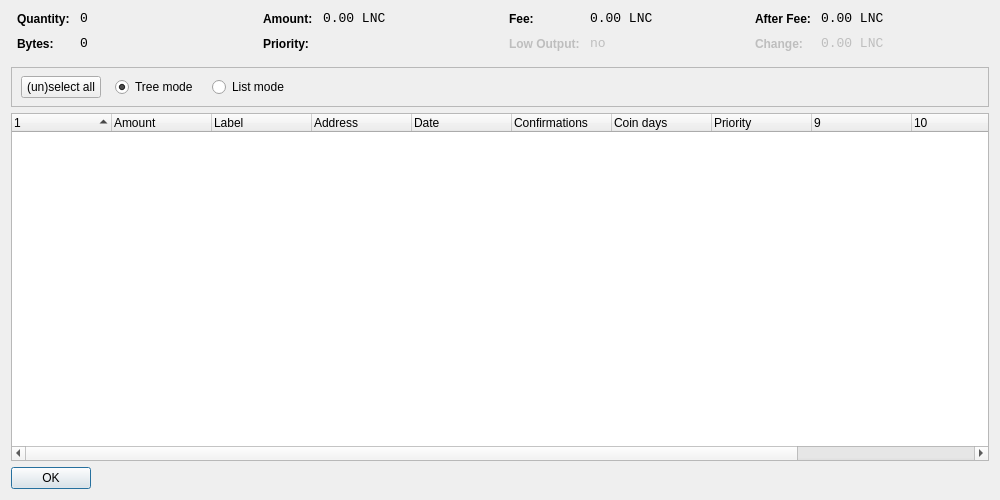
<?xml version="1.0" encoding="UTF-8"?>
<ui version="4.0">
 <class>CoinControlDialog</class>
 <widget class="QDialog" name="CoinControlDialog">
  <property name="geometry">
   <rect>
    <x>0</x>
    <y>0</y>
    <width>1000</width>
    <height>500</height>
   </rect>
  </property>
  <property name="windowTitle">
   <string>Coin Control</string>
  </property>
  <layout class="QVBoxLayout" name="verticalLayout">
   <item>
    <layout class="QHBoxLayout" name="horizontalLayoutTop" stretch="0,0,0,0">
     <property name="topMargin">
      <number>0</number>
     </property>
     <property name="bottomMargin">
      <number>10</number>
     </property>
     <item>
      <layout class="QFormLayout" name="formLayoutCoinControl1">
       <property name="horizontalSpacing">
        <number>10</number>
       </property>
       <property name="verticalSpacing">
        <number>10</number>
       </property>
       <property name="leftMargin">
        <number>6</number>
       </property>
       <property name="rightMargin">
        <number>6</number>
       </property>
       <item row="0" column="0">
        <widget class="QLabel" name="labelCoinControlQuantityText">
         <property name="styleSheet">
          <string notr="true">font-weight:bold;</string>
         </property>
         <property name="text">
          <string>Quantity:</string>
         </property>
        </widget>
       </item>
       <item row="0" column="1">
        <widget class="QLabel" name="labelCoinControlQuantity">
         <property name="font">
          <font>
           <family>Monospace</family>
           <pointsize>10</pointsize>
          </font>
         </property>
         <property name="cursor">
          <cursorShape>IBeamCursor</cursorShape>
         </property>
         <property name="contextMenuPolicy">
          <enum>Qt::ActionsContextMenu</enum>
         </property>
         <property name="text">
          <string>0</string>
         </property>
         <property name="textInteractionFlags">
          <set>Qt::LinksAccessibleByMouse|Qt::TextSelectableByKeyboard|Qt::TextSelectableByMouse</set>
         </property>
        </widget>
       </item>
       <item row="1" column="0">
        <widget class="QLabel" name="labelCoinControlBytesText">
         <property name="styleSheet">
          <string notr="true">font-weight:bold;</string>
         </property>
         <property name="text">
          <string>Bytes:</string>
         </property>
        </widget>
       </item>
       <item row="1" column="1">
        <widget class="QLabel" name="labelCoinControlBytes">
         <property name="font">
          <font>
           <family>Monospace</family>
           <pointsize>10</pointsize>
          </font>
         </property>
         <property name="cursor">
          <cursorShape>IBeamCursor</cursorShape>
         </property>
         <property name="contextMenuPolicy">
          <enum>Qt::ActionsContextMenu</enum>
         </property>
         <property name="text">
          <string>0</string>
         </property>
         <property name="textInteractionFlags">
          <set>Qt::LinksAccessibleByMouse|Qt::TextSelectableByKeyboard|Qt::TextSelectableByMouse</set>
         </property>
        </widget>
       </item>
      </layout>
     </item>
     <item>
      <layout class="QFormLayout" name="formLayoutCoinControl2">
       <property name="horizontalSpacing">
        <number>10</number>
       </property>
       <property name="verticalSpacing">
        <number>10</number>
       </property>
       <property name="leftMargin">
        <number>6</number>
       </property>
       <property name="rightMargin">
        <number>6</number>
       </property>
       <item row="0" column="0">
        <widget class="QLabel" name="labelCoinControlAmountText">
         <property name="styleSheet">
          <string notr="true">font-weight:bold;</string>
         </property>
         <property name="text">
          <string>Amount:</string>
         </property>
        </widget>
       </item>
       <item row="0" column="1">
        <widget class="QLabel" name="labelCoinControlAmount">
         <property name="font">
          <font>
           <family>Monospace</family>
           <pointsize>10</pointsize>
          </font>
         </property>
         <property name="cursor">
          <cursorShape>IBeamCursor</cursorShape>
         </property>
         <property name="contextMenuPolicy">
          <enum>Qt::ActionsContextMenu</enum>
         </property>
         <property name="text">
          <string>0.00 LNC</string>
         </property>
         <property name="textInteractionFlags">
          <set>Qt::LinksAccessibleByMouse|Qt::TextSelectableByKeyboard|Qt::TextSelectableByMouse</set>
         </property>
        </widget>
       </item>
       <item row="1" column="0">
        <widget class="QLabel" name="labelCoinControlPriorityText">
         <property name="styleSheet">
          <string notr="true">font-weight:bold;</string>
         </property>
         <property name="text">
          <string>Priority:</string>
         </property>
        </widget>
       </item>
       <item row="1" column="1">
        <widget class="QLabel" name="labelCoinControlPriority">
         <property name="font">
          <font>
           <family>Monospace</family>
           <pointsize>10</pointsize>
          </font>
         </property>
         <property name="cursor">
          <cursorShape>IBeamCursor</cursorShape>
         </property>
         <property name="contextMenuPolicy">
          <enum>Qt::ActionsContextMenu</enum>
         </property>
         <property name="text">
          <string/>
         </property>
         <property name="textInteractionFlags">
          <set>Qt::LinksAccessibleByMouse|Qt::TextSelectableByKeyboard|Qt::TextSelectableByMouse</set>
         </property>
        </widget>
       </item>
      </layout>
     </item>
     <item>
      <layout class="QFormLayout" name="formLayoutCoinControl3">
       <property name="horizontalSpacing">
        <number>10</number>
       </property>
       <property name="verticalSpacing">
        <number>10</number>
       </property>
       <property name="leftMargin">
        <number>6</number>
       </property>
       <property name="rightMargin">
        <number>6</number>
       </property>
       <item row="0" column="0">
        <widget class="QLabel" name="labelCoinControlFeeText">
         <property name="styleSheet">
          <string notr="true">font-weight:bold;</string>
         </property>
         <property name="text">
          <string>Fee:</string>
         </property>
        </widget>
       </item>
       <item row="0" column="1">
        <widget class="QLabel" name="labelCoinControlFee">
         <property name="font">
          <font>
           <family>Monospace</family>
           <pointsize>10</pointsize>
          </font>
         </property>
         <property name="cursor">
          <cursorShape>IBeamCursor</cursorShape>
         </property>
         <property name="contextMenuPolicy">
          <enum>Qt::ActionsContextMenu</enum>
         </property>
         <property name="text">
          <string>0.00 LNC</string>
         </property>
         <property name="textInteractionFlags">
          <set>Qt::LinksAccessibleByMouse|Qt::TextSelectableByKeyboard|Qt::TextSelectableByMouse</set>
         </property>
        </widget>
       </item>
       <item row="1" column="0">
        <widget class="QLabel" name="labelCoinControlLowOutputText">
         <property name="enabled">
          <bool>false</bool>
         </property>
         <property name="styleSheet">
          <string notr="true">font-weight:bold;</string>
         </property>
         <property name="text">
          <string>Low Output:</string>
         </property>
        </widget>
       </item>
       <item row="1" column="1">
        <widget class="QLabel" name="labelCoinControlLowOutput">
         <property name="enabled">
          <bool>false</bool>
         </property>
         <property name="font">
          <font>
           <family>Monospace</family>
           <pointsize>10</pointsize>
          </font>
         </property>
         <property name="cursor">
          <cursorShape>IBeamCursor</cursorShape>
         </property>
         <property name="contextMenuPolicy">
          <enum>Qt::ActionsContextMenu</enum>
         </property>
         <property name="text">
          <string>no</string>
         </property>
         <property name="textInteractionFlags">
          <set>Qt::LinksAccessibleByMouse|Qt::TextSelectableByKeyboard|Qt::TextSelectableByMouse</set>
         </property>
        </widget>
       </item>
      </layout>
     </item>
     <item>
      <layout class="QFormLayout" name="formLayoutCoinControl4">
       <property name="horizontalSpacing">
        <number>10</number>
       </property>
       <property name="verticalSpacing">
        <number>10</number>
       </property>
       <property name="leftMargin">
        <number>6</number>
       </property>
       <property name="rightMargin">
        <number>6</number>
       </property>
       <item row="0" column="0">
        <widget class="QLabel" name="labelCoinControlAfterFeeText">
         <property name="styleSheet">
          <string notr="true">font-weight:bold;</string>
         </property>
         <property name="text">
          <string>After Fee:</string>
         </property>
        </widget>
       </item>
       <item row="0" column="1">
        <widget class="QLabel" name="labelCoinControlAfterFee">
         <property name="font">
          <font>
           <family>Monospace</family>
           <pointsize>10</pointsize>
          </font>
         </property>
         <property name="cursor">
          <cursorShape>IBeamCursor</cursorShape>
         </property>
         <property name="contextMenuPolicy">
          <enum>Qt::ActionsContextMenu</enum>
         </property>
         <property name="text">
          <string>0.00 LNC</string>
         </property>
         <property name="textInteractionFlags">
          <set>Qt::LinksAccessibleByMouse|Qt::TextSelectableByKeyboard|Qt::TextSelectableByMouse</set>
         </property>
        </widget>
       </item>
       <item row="1" column="0">
        <widget class="QLabel" name="labelCoinControlChangeText">
         <property name="enabled">
          <bool>false</bool>
         </property>
         <property name="styleSheet">
          <string notr="true">font-weight:bold;</string>
         </property>
         <property name="text">
          <string>Change:</string>
         </property>
        </widget>
       </item>
       <item row="1" column="1">
        <widget class="QLabel" name="labelCoinControlChange">
         <property name="enabled">
          <bool>false</bool>
         </property>
         <property name="font">
          <font>
           <family>Monospace</family>
           <pointsize>10</pointsize>
          </font>
         </property>
         <property name="cursor">
          <cursorShape>IBeamCursor</cursorShape>
         </property>
         <property name="contextMenuPolicy">
          <enum>Qt::ActionsContextMenu</enum>
         </property>
         <property name="text">
          <string>0.00 LNC</string>
         </property>
         <property name="textInteractionFlags">
          <set>Qt::LinksAccessibleByMouse|Qt::TextSelectableByKeyboard|Qt::TextSelectableByMouse</set>
         </property>
        </widget>
       </item>
      </layout>
     </item>
    </layout>
   </item>
   <item>
    <widget class="QFrame" name="frame">
     <property name="minimumSize">
      <size>
       <width>0</width>
       <height>40</height>
      </size>
     </property>
     <property name="frameShape">
      <enum>QFrame::StyledPanel</enum>
     </property>
     <property name="frameShadow">
      <enum>QFrame::Sunken</enum>
     </property>
     <widget class="QWidget" name="horizontalLayoutWidget">
      <property name="geometry">
       <rect>
        <x>10</x>
        <y>0</y>
        <width>781</width>
        <height>41</height>
       </rect>
      </property>
      <layout class="QHBoxLayout" name="horizontalLayoutPanel" stretch="0,0,0,0">
       <property name="spacing">
        <number>14</number>
       </property>
       <item>
        <widget class="QPushButton" name="pushButtonSelectAll">
         <property name="sizePolicy">
          <sizepolicy hsizetype="Maximum" vsizetype="Fixed">
           <horstretch>0</horstretch>
           <verstretch>0</verstretch>
          </sizepolicy>
         </property>
         <property name="text">
          <string>(un)select all</string>
         </property>
        </widget>
       </item>
       <item>
        <widget class="QRadioButton" name="radioTreeMode">
         <property name="sizePolicy">
          <sizepolicy hsizetype="Maximum" vsizetype="Fixed">
           <horstretch>0</horstretch>
           <verstretch>0</verstretch>
          </sizepolicy>
         </property>
         <property name="text">
          <string>Tree mode</string>
         </property>
         <property name="checked">
          <bool>true</bool>
         </property>
        </widget>
       </item>
       <item>
        <widget class="QRadioButton" name="radioListMode">
         <property name="sizePolicy">
          <sizepolicy hsizetype="Maximum" vsizetype="Fixed">
           <horstretch>0</horstretch>
           <verstretch>0</verstretch>
          </sizepolicy>
         </property>
         <property name="text">
          <string>List mode</string>
         </property>
        </widget>
       </item>
       <item>
        <spacer name="horizontalSpacer">
         <property name="orientation">
          <enum>Qt::Horizontal</enum>
         </property>
         <property name="sizeHint" stdset="0">
          <size>
           <width>40</width>
           <height>20</height>
          </size>
         </property>
        </spacer>
       </item>
      </layout>
     </widget>
    </widget>
   </item>
   <item>
    <widget class="CoinControlTreeWidget" name="treeWidget">
     <property name="contextMenuPolicy">
      <enum>Qt::CustomContextMenu</enum>
     </property>
     <property name="sortingEnabled">
      <bool>false</bool>
     </property>
     <property name="columnCount">
      <number>12</number>
     </property>
     <attribute name="headerShowSortIndicator" stdset="0">
      <bool>true</bool>
     </attribute>
     <attribute name="headerStretchLastSection">
      <bool>false</bool>
     </attribute>
     <column>
      <property name="text">
       <string/>
      </property>
     </column>
     <column>
      <property name="text">
       <string>Amount</string>
      </property>
     </column>
     <column>
      <property name="text">
       <string notr="true">Label</string>
      </property>
     </column>
     <column>
      <property name="text">
       <string>Address</string>
      </property>
     </column>
     <column>
      <property name="text">
       <string>Date</string>
      </property>
     </column>
     <column>
      <property name="text">
       <string>Confirmations</string>
      </property>
      <property name="toolTip">
       <string>Confirmed</string>
      </property>
     </column>
     <column>
      <property name="text">
       <string>Coin days</string>
      </property>
     </column>
     <column>
      <property name="text">
       <string>Priority</string>
      </property>
     </column>
     <column>
      <property name="text">
       <string/>
      </property>
     </column>
     <column>
      <property name="text">
       <string/>
      </property>
     </column>
     <column>
      <property name="text">
       <string/>
      </property>
     </column>
     <column>
      <property name="text">
       <string/>
      </property>
     </column>
    </widget>
   </item>
   <item>
    <widget class="QDialogButtonBox" name="buttonBox">
     <property name="sizePolicy">
      <sizepolicy hsizetype="Maximum" vsizetype="Fixed">
       <horstretch>0</horstretch>
       <verstretch>0</verstretch>
      </sizepolicy>
     </property>
     <property name="orientation">
      <enum>Qt::Horizontal</enum>
     </property>
     <property name="standardButtons">
      <set>QDialogButtonBox::Ok</set>
     </property>
    </widget>
   </item>
  </layout>
 </widget>
 <customwidgets>
  <customwidget>
   <class>CoinControlTreeWidget</class>
   <extends>QTreeWidget</extends>
   <header>coincontroltreewidget.h</header>
  </customwidget>
 </customwidgets>
 <resources/>
 <connections/>
</ui>
